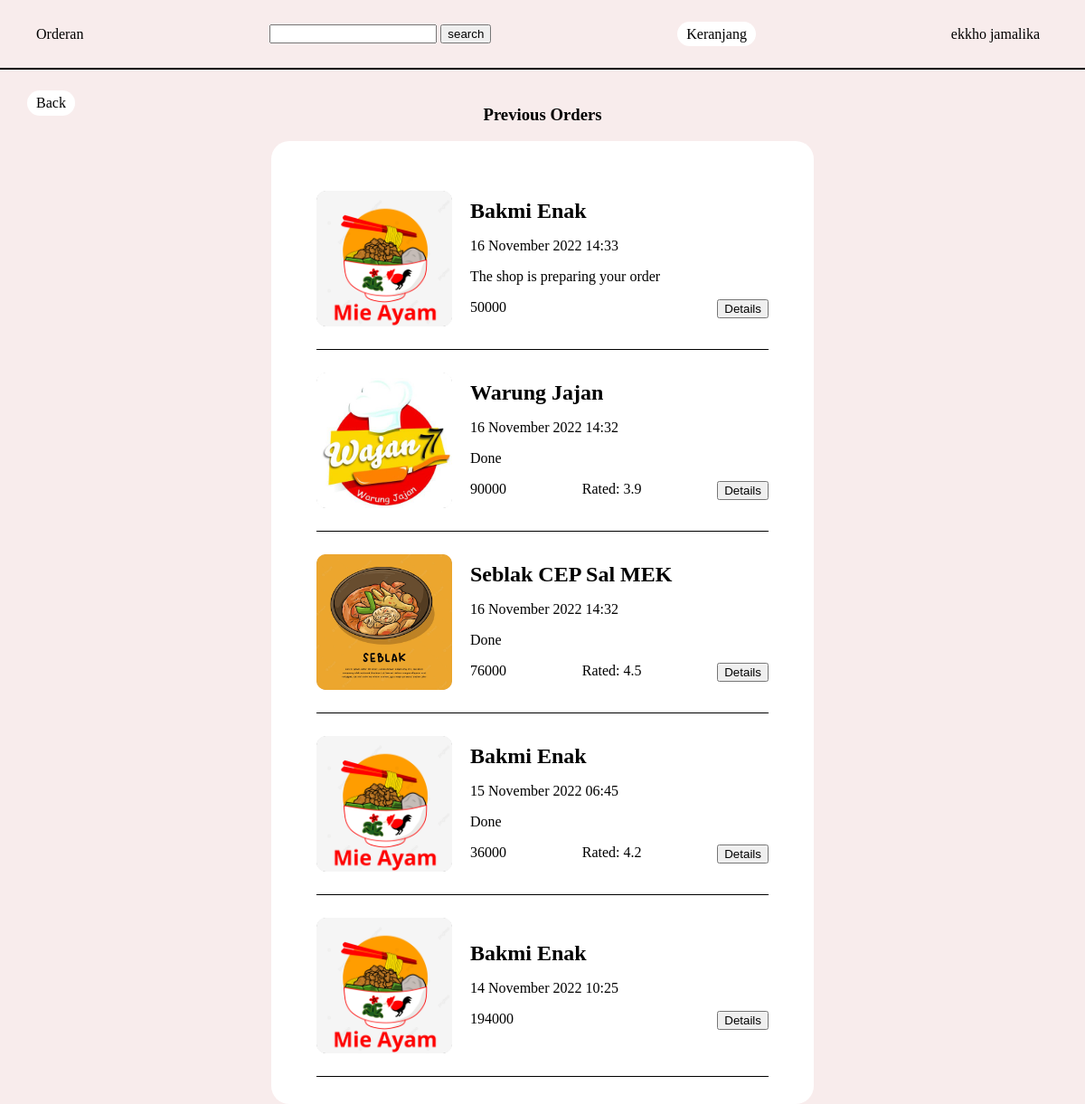
The page /cushistory.php (signed in) on the database its author committed.
### tables this page shows
CREATE TABLE `orderheader` (
  `OrderID` int(11) NOT NULL,
  `ShopID` int(11) NOT NULL,
  `CustomerID` int(11) NOT NULL,
  `PickupperID` int(10) NOT NULL,
  `Alamat` varchar(255) NOT NULL,
  `OrderDate` datetime NOT NULL,
  `OrderStatus` int(11) NOT NULL,
  `RatingScore` double NOT NULL,
  `RatingComment` varchar(255) NOT NULL
);

CREATE TABLE `shop` (
  `ShopID` int(11) NOT NULL,
  `ShopName` varchar(50) NOT NULL,
  `OwnerID` int(11) NOT NULL
);

### cushistory.php (the view, shortened to what this page needs)
<?php
    require_once 'connect.php';
?>
<!DOCTYPE html>
<html lang="en">
<head>
</head>
<body>
    <header>
        <div id="logo">Orderan</div>
        <form id="searchbar" method="post">
            <input type="text" id="searchbar" name='searchbar'>
            <input type="submit" name="search" value="search"></input>
        </form>
        <div id="keranjang">
            <a href="Keranjang.php" id="keranjanglink">Keranjang</a>
        </div>
        <div id="profile">
            <?php
                echo $_SESSION['user']['UserUsername'];
            ?>
        </div>
    </header>
    <div id="content">
        <a href="customer.php" id="backbtn">Back</a>
        <h3>Previous Orders</h3>
        <div id="history">
            <?php
                $query=mysqli_query($conn, "SELECT * FROM orderheader oh JOIN shop s ON oh.ShopID=s.ShopID WHERE CustomerID LIKE '".$_SESSION['userid']."' ORDER BY OrderID DESC");
                while($d=$query->fetch_assoc()){
                    $datetime=mysqli_query($conn, "SELECT DATE_FORMAT(OrderDate, '%d %M %Y %H:%i') AS Dates FROM orderheader WHERE OrderID LIKE '".$d['OrderID']."'")->fetch_assoc()['Dates'];
                    $total=mysqli_query($conn, "SELECT SUM(Quantity*ItemPrice) as total FROM orderdetail od JOIN item i ON od.ItemID=i.ItemID WHERE od.OrderID LIKE '".$d['OrderID']."'")->fetch_assoc()['total'];
                    echo '<div id="shopshistory">';
                    echo '<div id="shoppiccontainerhis"><img id="shoppichis" src="shoppictures/'.$d['ShopID'].'.png" alt="LOGO">';
                    echo '</div>';
                    echo '<div id="historydesc">';
                    echo '<h2>'.$d['ShopName'].'</h2>';
                    echo '<p>'.$datetime.'</p>';
                    if($d['OrderStatus']==1){
                        echo '<p>The shop is preparing your order</p>';
                    }else if($d['OrderStatus']==0){
                        echo '<p>The order is cancelled</p>';
                    }else if($d['OrderStatus']==2){
                        echo '<p>Done</p>';
                    }
                    echo '<div id="pricenrate">'.$total;
                    if($d['OrderStatus']==2 AND $d['RatingScore']==0){
                        echo '<form method="post">';
                        echo '<button type="submit" name="rate" value="'.$d['OrderID'].'">Rate</button>';
                        echo '</form>';
                    }else if($d['OrderStatus']==2 AND $d['RatingScore']!=0){
                        echo '<span>Rated: '.$d['RatingScore'];
                        echo '</span>';
                    }
                    echo '<form method="post">';
                    echo '<button type="submit" name="details" value="'.$d['OrderID'].'">Details</button>';
                    echo '</form>';
                    echo '</div>';
                    echo '</div>';
                    echo '</div>';
                }
            ?>
        </div>
    </div>
</body>
<link rel="stylesheet" href="style.css">
</html>

### style.css (style rules this page uses)
body { padding: 0; margin: 0; background-color: #f8ecec; position: relative; }
header { display: flex; align-items: center; height: 75px; justify-content: space-between; padding: 0px 40px; border-bottom: 2px solid; }
#profile { position: relative; padding: 0 10px; }
#content { padding-top: 20px; display: flex; justify-content: center; flex-direction: column; align-items: center; }
#shops, #shopshistory { width: 500px; height: 200px; background-color: white; margin-bottom: 60px; border-radius: 20px; display: flex; align-items: center; }
#shoppic, #foodpic, #shoppichis { height: 150px; width: 150px; object-fit: cover; display: flex; justify-content: center; align-items: center; border-radius: 10px; }
#shoppiccontainer, #foodpiccontainer, #shoppiccontainerhis { height: 150px; width: 150px; margin: 20px; position: relative; background-color: gray; border-radius: 12px; display: flex; justify-content: center; align-items: center; }
#backbtn, #keranjanglink { background-color: white; padding: 5px 10px; border-radius: 20px; text-decoration: none; color: black; }
#backbtn { position: absolute; left: 30px; top: 100px; }
#keranjanglink { position: static; }
#keranjang { position: relative; }
#history { width: 500px; background-color: white; padding: 30px 50px; border-radius: 20px; }
#historydesc { width: 400px; }
#pricenrate { display: flex; justify-content: space-between; }
#shopshistory { border-radius: 0; border-bottom: 1px solid; margin-bottom: 0; position: relative; }
#historydesc h2 { margin: 0; }
#shoppiccontainerhis { margin-left: 0; }
* > form { margin-bottom: 0; }

### rows shown on the page
orderheader: ShopID.ShopName "Bakmi Enak", datetime "16 November 2022 14:33", OrderStatus "The shop is preparing your order", total "50000", $d['OrderID'] 12 (drawn)
orderheader: shows a picture, ShopID.ShopName "Warung Jajan", datetime "16 November 2022 14:32", OrderStatus "Done", total "90000", RatingScore "3.9", $d['OrderID'] 11 (drawn)
orderheader: shows a picture, ShopID.ShopName "Seblak CEP Sal MEK", datetime "16 November 2022 14:32", OrderStatus "Done", total "76000", RatingScore "4.5", $d['OrderID'] 10 (drawn)
orderheader: ShopID.ShopName "Bakmi Enak", datetime "15 November 2022 06:45", OrderStatus "Done", total "36000", RatingScore "4.2", $d['OrderID'] 2 (drawn)
orderheader: ShopID.ShopName "Bakmi Enak", datetime "14 November 2022 10:25", total "194000", $d['OrderID'] 1 (drawn)

### other values the page prints
$_SESSION['user']['UserUsername'] "ekkho jamalika"
